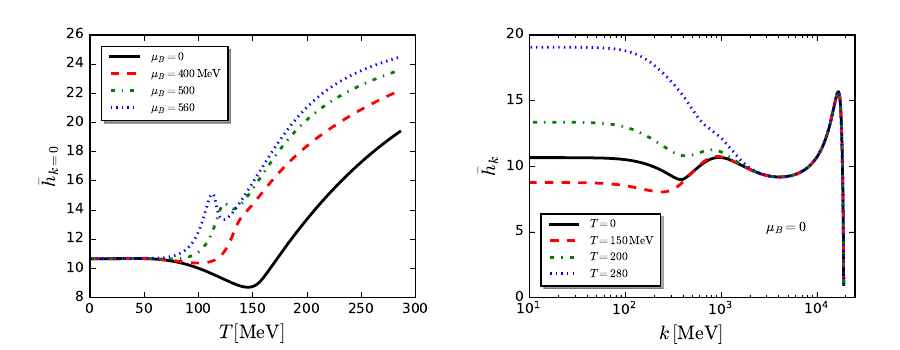

This chart was generated by the following Python code:
#!/usr/bin/env python
# -*- coding: utf-8 -*-
# sphinx_gallery_thumbnail_number = 3

import matplotlib.pyplot as plt
import numpy as np
from matplotlib.ticker import NullFormatter  # useful for `logit` scale
import matplotlib.ticker as ticker
import matplotlib as mpl

mpl.style.use('classic')


# Data for plotting
T=np.loadtxt('muB-Tto300/muB0/TMeV.dat')


h0=np.loadtxt('muB-Tto300/muB0/h.dat')
h400=np.loadtxt('muB-Tto300/muB420/h.dat')
h500=np.loadtxt('muB-Tto300/muB525/h.dat')
h560=np.loadtxt('muB-Tto300/muB589/h.dat')

k_T1_muB0=np.loadtxt('T-muB/T1-muB0/kMeV.dat')
h_T1_muB0=np.loadtxt('T-muB/T1-muB0/h.dat')

k_T150_muB0=np.loadtxt('T-muB/T158-muB0/kMeV.dat')
h_T150_muB0=np.loadtxt('T-muB/T158-muB0/h.dat')

k_T200_muB0=np.loadtxt('T-muB/T210-muB0/kMeV.dat')
h_T200_muB0=np.loadtxt('T-muB/T210-muB0/h.dat')

k_T280_muB0=np.loadtxt('T-muB/T294-muB0/kMeV.dat')
h_T280_muB0=np.loadtxt('T-muB/T294-muB0/h.dat')

Unit_Nf2p1=0.951599

#####



# Create figure
fig=plt.figure(figsize=(9., 3.5))
ax1=fig.add_subplot(121)

ax1.plot(T*Unit_Nf2p1,h0,'k-',linewidth=2,markersize=5,label=r'$\mu_B=0$')
ax1.plot(T*Unit_Nf2p1,h400,'r--',linewidth=2,markersize=5,label=r'$\mu_B=400\,\mathrm{MeV}$')
ax1.plot(T*Unit_Nf2p1,h500,'g-.',linewidth=2,markersize=5,label=r'$\mu_B=500$')
ax1.plot(T*Unit_Nf2p1,h560,'b:',linewidth=2,markersize=5,label=r'$\mu_B=560$')
#ax1.axis([0,300,0,80])

ax1.set_xlabel('$T\,[\mathrm{MeV}]$', fontsize=14, color='black')
ax1.set_ylabel(r'$\bar h_{k=0}$', fontsize=14, color='black')

ax1.legend(loc=0,fontsize='x-small',frameon=True,shadow=True,handlelength=3.,borderpad=0.5,borderaxespad=1)

for label in ax1.xaxis.get_ticklabels():
    label.set_fontsize(10)
for label in ax1.yaxis.get_ticklabels():
    label.set_fontsize(10)


# Plot two
ax2=fig.add_subplot(122)

ax2.plot(k_T1_muB0*Unit_Nf2p1,h_T1_muB0,'k-',linewidth=2,markersize=5,label=r'$T=0$')
ax2.plot(k_T150_muB0*Unit_Nf2p1,h_T150_muB0,'r--',linewidth=2,markersize=5,label=r'$T=150\,\mathrm{MeV}$')
ax2.plot(k_T200_muB0*Unit_Nf2p1,h_T200_muB0,'g-.',linewidth=2,markersize=5,label=r'$T=200$')
ax2.plot(k_T280_muB0*Unit_Nf2p1,h_T280_muB0,'b:',linewidth=2,markersize=5,label=r'$T=280$')
ax2.text(3000, 5, r'$\mu_B=0$',fontsize=10, color='k')

ax2.axis([10,25000,0,20])
ax2.set_xscale('log')

ax2.set_xlabel('$k\,[\mathrm{MeV}]$', fontsize=14, color='black')
ax2.set_ylabel(r'$\bar h_k$', fontsize=14, color='black')

ax2.legend(loc=0,fontsize='x-small',frameon=True,shadow=True,handlelength=3.,borderpad=0.5,borderaxespad=1)

for label in ax2.xaxis.get_ticklabels():
    label.set_fontsize(10)
for label in ax2.yaxis.get_ticklabels():
    label.set_fontsize(10)

#for ax in fig.axes:
#    ax.grid(True)

# Format the minor tick labels of the y-axis into empty strings with
# `NullFormatter`, to avoid cumbering the axis with too many labels.
#plt.gca().yaxis.set_minor_formatter(NullFormatter())
# Adjust the subplot layout, because the logit one may take more space
# than usual, due to y-tick labels like "1 - 10^{-3}"
fig.subplots_adjust(top=0.9, bottom=0.15, left=0.10, right=0.95, hspace=0.35,
                    wspace=0.35)


fig.savefig("h.pdf")

#plt.show()
